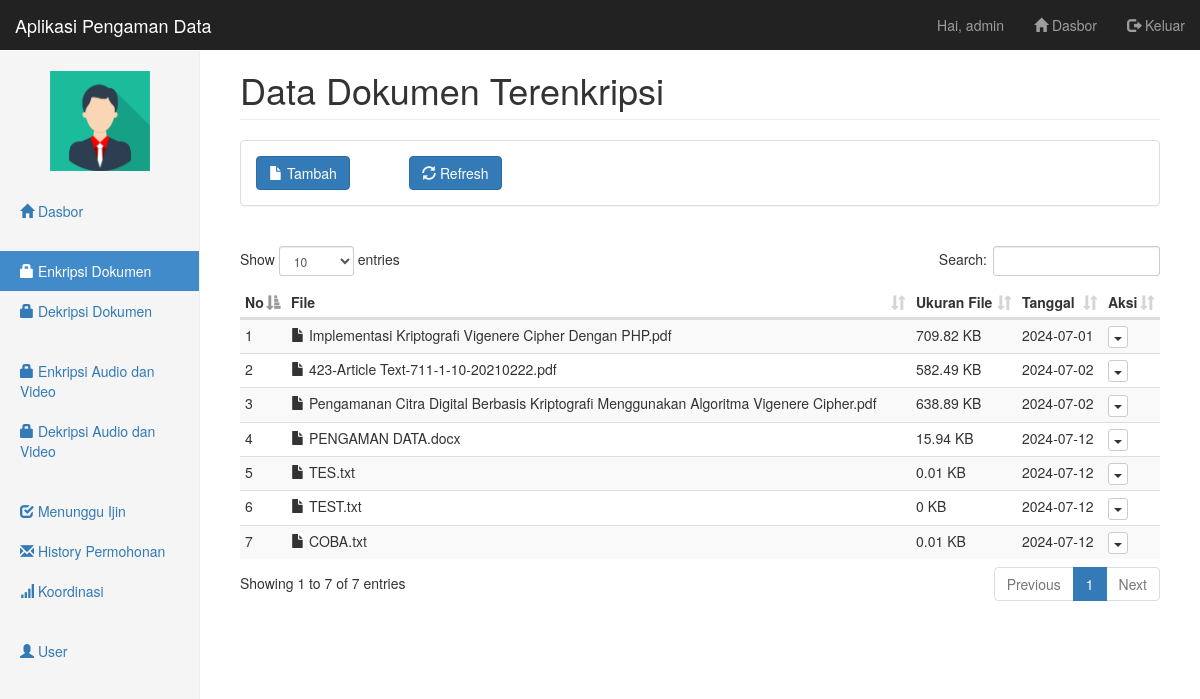
The app's page /pages/enkripsi/index.php (signed in) with its own data.
### tables this page shows
CREATE TABLE `enkripsi` (
  `id_en` int(11) NOT NULL,
  `id_user` int(11) NOT NULL,
  `nama_file` varchar(100) NOT NULL,
  `ukuran_file` varchar(20) NOT NULL,
  `filepath` text NOT NULL,
  `tanggal` date NOT NULL
);

### pages/enkripsi/index.php (the view, shortened to what this page needs)
<?php include('../_partials/top.php') ?>
<h1 class="page-header">Data Dokumen Terenkripsi</h1>
<?php include('_partials/menu.php') ?>
<?php
include '../../config/koneksi.php';
$sql = "SELECT * FROM enkripsi";
$result = $db->query($sql);
?>
<table class="table table-striped table-condensed table-hover" id="datatable">
  <thead>
    <tr>
      <th>No</th>
      <th>File</th>
      <th>Ukuran File</th>
      <th>Tanggal</th>
      <th>Aksi</th>
    </tr>
  </thead>
  <tbody>
    <?php
    $no = 1;
    if ($result->num_rows > 0) {
        while($row = $result->fetch_assoc()) {
            echo "<tr>";
            echo "<td>" . $no++ . "</td>";
            echo "<td><i class='glyphicon glyphicon-file'></i> " . $row["nama_file"] . "</td>";
            echo "<td>" . round($row["ukuran_file"] / 1024, 2) . " KB</td>";
            echo "<td>" . $row["tanggal"] . "</td>";
            echo "<td>";
            echo "<div class='btn-group'>";
            echo "<button type='button' class='btn btn-default btn-xs dropdown-toggle' data-toggle='dropdown' aria-expanded='true'>";
            echo "<span class='caret'></span>";
            echo "</button>";
            echo "</div>";
            echo "</td>";
            echo "</tr>";
        }
    } else {
        echo "<tr><td colspan='5' class='text-center'>Tidak ada data</td></tr>";
    }
    ?>
  </tbody>
</table>
<?php include('../_partials/bottom.php') ?>

### assets/css/dashboard.css (style rules this page uses)
body { padding-top: 50px; }
.main .page-header { margin-top: 0; }

### records on screen
enkripsi: nama_file "Implementasi Kriptografi Vigenere Cipher Dengan PHP.pdf", $row['ukuran_file']/1024 "709.82", tanggal "2024-07-01"
enkripsi: nama_file "423-Article Text-711-1-10-20210222.pdf", $row['ukuran_file']/1024 "582.49", tanggal "2024-07-02"
enkripsi: nama_file "Pengamanan Citra Digital Berbasis Kriptografi Menggunakan Algoritma Vigenere Cipher.pdf", $row['ukuran_file']/1024 "638.89", tanggal "2024-07-02"
enkripsi: nama_file "PENGAMAN DATA.docx", $row['ukuran_file']/1024 "15.94", tanggal "2024-07-12"
enkripsi: nama_file "TES.txt", $row['ukuran_file']/1024 "0.01", tanggal "2024-07-12"
enkripsi: nama_file "TEST.txt", $row['ukuran_file']/1024 "0", tanggal "2024-07-12"
enkripsi: nama_file "COBA.txt", $row['ukuran_file']/1024 "0.01", tanggal "2024-07-12"

### other values on screen
$_SESSION['user']['nama_user'] "admin"
